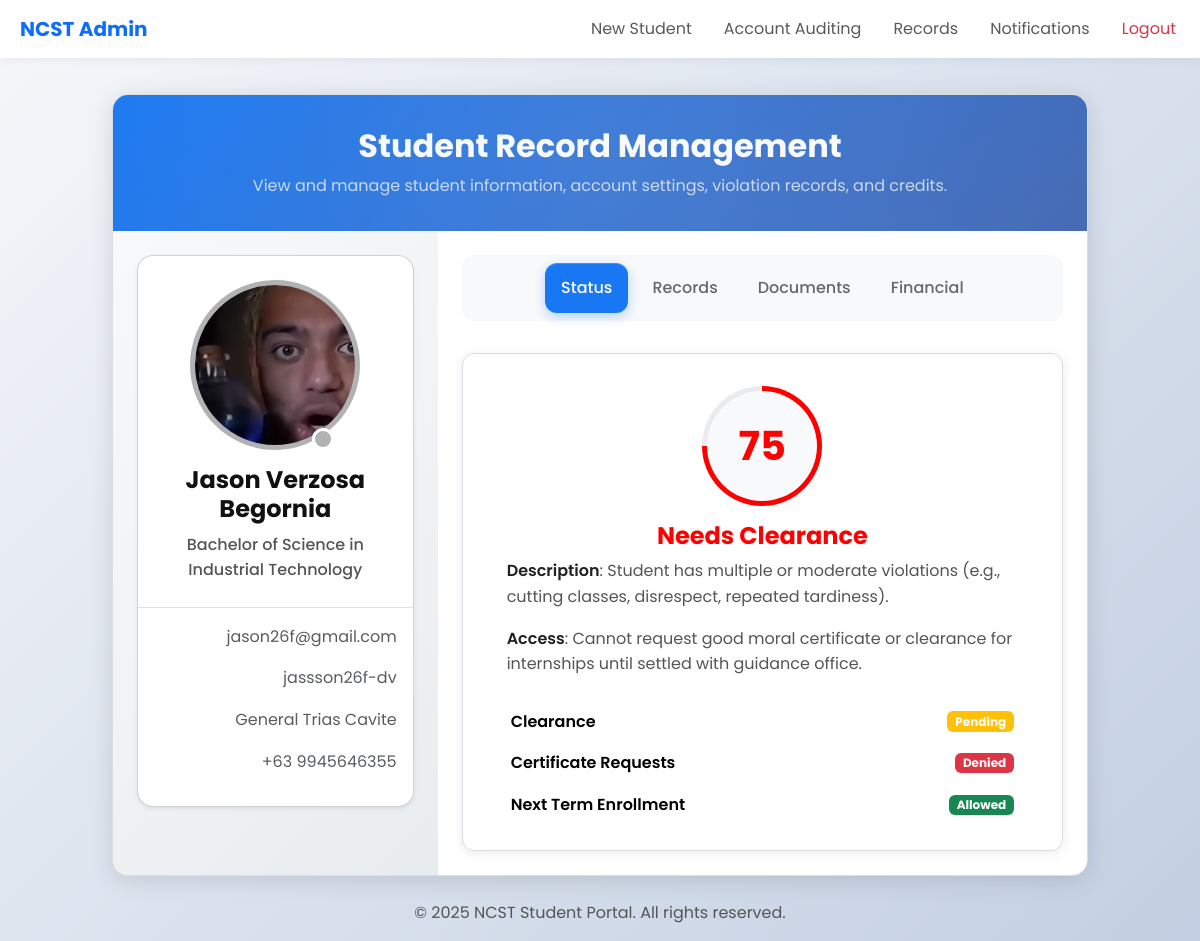
The app's page /src/views/admin/actions/student_management.php?id=202355851 (signed in) with its own data.
### tables this page shows
CREATE TABLE `students` (
  `student_id` int(11) NOT NULL,
  `first_name` varchar(50) DEFAULT NULL,
  `middle_name` varchar(50) DEFAULT NULL,
  `last_name` varchar(50) DEFAULT NULL,
  `birthday` date DEFAULT NULL,
  `sex` enum('male','female','other') DEFAULT NULL,
  `religion` varchar(50) DEFAULT NULL,
  `nationality` varchar(50) DEFAULT NULL,
  `guardian` varchar(100) DEFAULT NULL,
  `email` varchar(100) DEFAULT NULL,
  `password` varchar(100) NOT NULL,
  `social_media` varchar(100) DEFAULT NULL,
  `profile_pic` blob DEFAULT NULL,
  `address` varchar(200) DEFAULT NULL,
  `contact_number` varchar(20) DEFAULT NULL,
  `student_credits` int(11) DEFAULT NULL,
  `course` enum('Bachelor of Science in Information Technology','Bachelor of Science in Computer Science','Bachelor of Science in Hospitality Management','Bachelor of Science in Criminology','Bachelor of Science in Nursing','Bachelor of Arts in Communication','Bachelor of Science in Industrial Technology') DEFAULT NULL,
  `year_level` enum('1st','2nd','3rd','4th') DEFAULT NULL,
  `student_status` enum('Active','Inactive','Graduated','Dropped','Banned') DEFAULT NULL,
  `academic_standing` enum('Regular','Irregular','Probation','Dismissed') NOT NULL DEFAULT 'Regular',
  `current_gpa` decimal(3,2) DEFAULT NULL,
  `tuition_balance` decimal(10,2) DEFAULT NULL,
  `next_payment_due` date DEFAULT (curdate() + interval 1 month),
  `last_payment` timestamp NULL DEFAULT current_timestamp(),
  `scholarship` enum('Full','Partial','Athletic','Academic','None') NOT NULL DEFAULT 'None',
  `hasBirthCertificate` tinyint(1) DEFAULT NULL,
  `hasGoodMoral` tinyint(1) DEFAULT NULL,
  `hasReportCard` tinyint(1) DEFAULT NULL,
  `hasIDPicture` tinyint(1) DEFAULT NULL,
  `hasMedical_record` tinyint(1) DEFAULT NULL,
  `hasForm137` tinyint(1) DEFAULT NULL
);

### src/views/admin/actions/student_management.php (the view, shortened to what the rows shown need)
<?php
     include_once __DIR__ . '/../layouts/header_admin.php';
     include_once __DIR__ . "/../../../components/actions/student_status.php";
    $sql = "SELECT * FROM students WHERE student_id = ".$_GET['id'];
    $result = $conn->query($sql);
    $row = $result->fetch_assoc();
    extract($row);
?>
    <div class='container-fluid py-4'>
        <div class='row justify-content-center'>
            <div class='col-12 col-xl-10'>
                <div class='profile-container'>
                    <div class='profile-header'>
                        <h2 class='mb-0 position-relative text-light'>Student Record Management</h2>
                    </div>
                    <div class='row g-0'>
                        <div class='col-lg-4 p-4' style='background: linear-gradient(135deg, #f8f9fa 0%, #e9ecef 100%);'>
                            <?php
                                echo"
                                    <div class='card shadow-sm rounded-4'>
                                        <div class='bg-light-blue p-4 text-center d-flex flex-column'>
                                            <div class='user_content flex_centered mb-3 position-relative'>
                                                <div class='user_picture overflow-hidden'>
                                                <img src='/ncst/public/uploads/profile/$profile_pic' alt='profile' width='180px'>
                                                </div>
                                                <div class='camera'>
                                                </div>
                                            </div>
                                            <h4 class='h4 fw-bold mb-2'>$first_name $middle_name $last_name</h4>
                                            <p class='text-blue fw-medium mb-0'>$course</p>
                                        </div>
                                        <div class='card-body border-top'>
                                            <div class='d-flex justify-content-between align-items-center mb-3 gap-3'>
                                                <span class='text-muted overflow-hidden'>$email</span>
                                            </div>
                                            <div class='d-flex justify-content-between align-items-center mb-3 gap-3'>
                                                <span class='text-muted overflow-hidden'>$social_media</span>
                                            </div>
                                            <div class='d-flex justify-content-between align-items-center mb-3 gap-3'>
                                                <span class='text-muted'>$address</span>
                                            </div>
                                            <div class='d-flex justify-content-between align-items-center mb-3 gap-3'>
                                                <span class='text-muted overflow-hidden'>+63 $contact_number</span>
                                            </div>
                                        </div>
                                    </div>
                                ";
                            ?>
                        </div>
                        <div class='col-lg-8 p-4'>
                            <?php
                                $state = getStudentStatus($student_credits);
                                echo"
                                        <div class='tab-content' id='profileTabsContent'>
                                            <div class='tab-pane fade show active' id='personal' role='tabpanel'>
                                                <div class='container flex_centered flex-column mb-3'>
                                                        <div class='circle' style='background: conic-gradient({$state['status']}  0% $student_credits%, #e9ecef $student_credits% 100%);''>
                                                            <span class='bg-light text-{$state['status']}  percentage flex_centered fs-1' >$student_credits</span>
                                                        </div>
                                                    <div class='content d-flex flex-column mt-3'>
                                                            <h4 class='text-center text-{$state['status']}'>{$state['violation_status']}</h4>
                                                            <p><strong>Description</strong>: {$state['description']}</p>
                                                            <p><strong>Access</strong>: {$state['access']}</p>
                                                    </div>
                                                </div>
                                                <div class='row g-3 px-3'>
                                                    <div class='col-12'>
                                                        <div class='d-flex justify-content-between align-items-center'>
                                                            <span class='text-secondary fw-semibold text-black'>Clearance</span>
                                                            <span class='badge bg-{$state['pendingStatus']} status-badge'>{$state['clearance']}</span>
                                                        </div>
                                                    </div>
                                                    <div class='col-12'>
                                                        <div class='d-flex justify-content-between align-items-center'>
                                                            <span class='text-secondary fw-semibold text-black'>Certificate Requests</span>
                                                            <span class='badge bg-{$state['requests_status']} status-badge'>{$state['requests_certificate']}</span>
                                                        </div>
                                                    </div>
                                                    <div class='col-12'>
                                                        <div class='d-flex justify-content-between align-items-center'>
                                                            <span class='text-secondary fw-semibold text-black'>Next Term Enrollment</span>
                                                            <span class='badge bg-{$state['isallowed']} status-badge'>{$state['Enrollment']}</span>
                                                        </div>
                                                    </div>
                                                </div>
                                            </div>
                                                        <input type='number' class='form-control' id='student_credits' name='student_credits' value='$student_credits' min='60' max='100'>
                                                            " . ($course=='' ? " " : "") . "
                                                            " . ($course=='' ? " " : "") . "
                                                            " . ($course=='' ? " " : "") . "
                                                            <option value='Bachelor of Science in Criminology'" . ($course=='Bachelor of Science in Criminology' ? " selected" : "") . ">Bachelor of Science in Criminology</option>
                                                            <option value='Bachelor of Science in Nursing'" . ($course=='Bachelor of Science in Nursing' ? " selected" : "") . ">Bachelor of Science in Nursing</option>
                                                            <option value='Bachelor of Arts in Communication'" . ($course=='Bachelor of Arts in Communication' ? " selected" : "") . ">Bachelor of Arts in Communication</option>
                                                            " . ($course=='' ? " " : "") . "
                                                            <option value='1st'" . ($year_level=='1st' ? " selected" : "") . ">1st Year</option>
                                                            <option value='2nd'" . ($year_level=='2nd' ? " selected" : "") . ">2nd Year</option>
                                                            <option value='3rd'" . ($year_level=='3rd' ? " selected" : "") . ">3rd Year</option>
                                                            <option value='4th'" . ($year_level=='4th' ? " selected" : "") . ">4th Year</option>
                                                            <option value='Active'" . ($student_status=='Active' ? " selected" : "") . ">Active</option>
                                                            <option value='Inactive'" . ($student_status=='Inactive' ? " selected" : "") . ">Inactive</option>
                                                            <option value='Graduated'" . ($student_status=='Graduated' ? " selected" : "") . ">Graduated</option>
                                                            <option value='Dropped'" . ($student_status=='Dropped' ? " selected" : "") . ">Dropped</option>
                                                            <option value='Banned'" . ($student_status=='Banned' ? " selected" : "") . ">Banned</option>
                                                            <option value='Regular'" . ($academic_standing=='Regular' ? " selected" : "") . ">Regular</option>
                                                            <option value='Irregular'" . ($academic_standing=='Irregular' ? " selected" : "") . ">Irregular</option>
                                                            <option value='Probation'" . ($academic_standing=='Probation' ? " selected" : "") . ">Probation</option>
                                                            <option value='Dismissed'" . ($academic_standing=='Dismissed' ? " selected" : "") . ">Dismissed</option>
                                                        <input type='number' step='0.01' class='form-control' id='current_gpa' name='current_gpa' value='$current_gpa'>
                                                            <input class='form-check-input' type='checkbox' id='hasBirthCertificate' name='hasBirthCertificate' " . ($hasBirthCertificate ? "checked" : "") . ">
                                                            <input class='form-check-input' type='checkbox' id='hasGoodMoral' name='hasGoodMoral' value='1' " . ($hasBirthCertificate ? "checked" : "") . ">
                                                            <input class='form-check-input' type='checkbox' id='hasReportCard' name='hasReportCard' value='1' " . ($hasReportCard ? "checked" : "") . ">
                                                            <input class='form-check-input' type='checkbox' id='hasIDPicture' name='hasIDPicture' value='1' " . ($hasIDPicture ? "checked" : "") . ">
                                                            <input class='form-check-input' type='checkbox' id='hasMedical_record' name='hasMedical_record' value='1' " . ($hasMedical_record ? "checked" : "") . ">
                                                            <input class='form-check-input' type='checkbox' id='hasForm137'  name='hasForm137' value='1' " . ($hasForm137 ? "checked" : "") . ">
                                                            <input type='number' class='form-control' id='tuition_balance' name='tuition_balance' value='$tuition_balance'>
                                                        <input type='date' class='form-control' id='next_payment_due' name='next_payment_due' value='$next_payment_due'>
                                                            <input type='datetime-local' class='form-control' name='last_payment' value='" . date('Y-m-d\TH:i', strtotime($last_payment)) . "'>
                                                            <option value='None'" . ($scholarship=='None' ? " selected" : "") . ">None</option>
                                                            <option value='Full'" . ($scholarship=='Full' ? " selected" : "") . ">Full</option>
                                                            <option value='Partial'" . ($scholarship=='Partial' ? " selected" : "") . ">Partial</option>
                                                            <option value='Athletic'" . ($scholarship=='Athletic' ? " selected" : "") . ">Athletic</option>
                                                            <option value='Academic'" . ($scholarship=='Academic' ? " selected" : "") . ">Academic</option>
                                        ";
                                    ?>
                                </div>
                        </div>
                    </div>
                </div>
            </div>
        </div>
    </div>
<?php
    include_once __DIR__ . '/../layouts/footer_admin.php';
?>

### records on screen
students: profile_pic (picture), first_name "Jason", middle_name "Verzosa", last_name "Begornia", course "Bachelor of Science in Industrial Technology", email "jason26f@gmail.com", social_media "jassson26f-dv", address "General Trias Cavite", contact_number "9945646355", student_credits "75", student_credits "Needs Clearance", student_credits "Student has multiple or moderate violations (e.g., cutting classes, disrespect, repeated tardiness).", student_credits "Cannot request good moral certificate or clearance for internships until settled with guidance office.", student_credits "Pending", student_credits "Denied", student_credits "Allowed"
